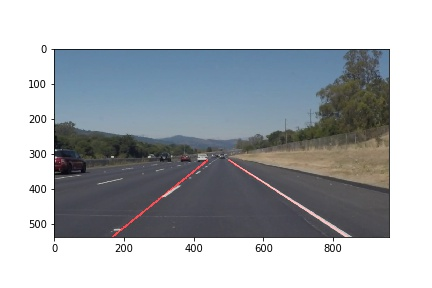
#> input picture solidWhiteRight.jpg, 432 x 288 px, given as the content of the folder test_images, which was not available
$ python driver_program.py
#> lines starting #> are read from the running program, lines starting #| are printed output that depends on the picture; after the words box and inside, x2 and y2 are one past the last pixel; in counts of white or black regions, pixels touching at a corner belong together; pictures that were not available may be replaced by others from this repository, and a replacement may not be noted
### detect_lane.py
import numpy as np
import cv2
from draw_line import Line


def region_of_interest(img, vertices):
    """
    Applies an image mask.
    Only keeps the region of the image defined by the polygon
    formed from `vertices`. The rest of the image is set to black.
    """

    # defining a blank mask to start with
    mask = np.zeros_like(img)

    # defining a 3 channel or 1 channel color to fill the mask with depending on the input image
    if len(img.shape) > 2:
        channel_count = img.shape[2]  # i.e. 3 or 4 depending on your image
        ignore_mask_color = (255,) * channel_count
    else:
        ignore_mask_color = 255

    # filling pixels inside the polygon defined by "vertices" with the fill color
    cv2.fillPoly(mask, vertices, ignore_mask_color)

    # returning the image only where mask pixels are nonzero
    masked_image = cv2.bitwise_and(img, mask)

    return masked_image, mask


def hough_lines_detection(img, rho, theta, threshold, min_line_len, max_line_gap):
    """
    `img` should be the output of a Canny transform.
    """
    lines = cv2.HoughLinesP(img, rho, theta, threshold, np.array([]), minLineLength=min_line_len,
                            maxLineGap=max_line_gap)
    return lines


def weighted_img(img, initial_img, α=0.8, β=1., λ=0.):
    """
    Returns resulting blend image computed as follows:
    initial_img * α + img * β + λ
    """
    img = np.uint8(img)
    if len(img.shape) is 2:
        img = np.dstack((img, np.zeros_like(img), np.zeros_like(img)))

    return cv2.addWeighted(initial_img, α, img, β, λ)


def compute_lane_from_candidates(line_candidates, img_shape):
    """
    Compute lines that approximate the position of both road lanes.
    :param line_candidates: lines from hough transform
    :param img_shape: shape of image to which hough transform was applied
    :return: lines that approximate left and right lane position
    """

    # separate candidate lines according to their slope
    pos_lines = [l for l in line_candidates if l.slope > 0]
    neg_lines = [l for l in line_candidates if l.slope < 0]

    # interpolate biases and slopes to compute equation of line that approximates left lane
    # median is employed to filter outliers
    neg_bias = np.median([l.bias for l in neg_lines]).astype(int)
    neg_slope = np.median([l.slope for l in neg_lines])
    x1, y1 = 0, neg_bias
    x2, y2 = -np.int32(np.round(neg_bias / neg_slope)), 0
    left_lane = Line(x1, y1, x2, y2)

    # interpolate biases and slopes to compute equation of line that approximates right lane
    # median is employed to filter outliers
    lane_right_bias = np.median([l.bias for l in pos_lines]).astype(int)
    lane_right_slope = np.median([l.slope for l in pos_lines])
    x1, y1 = 0, lane_right_bias
    x2, y2 = np.int32(np.round((img_shape[0] - lane_right_bias) / lane_right_slope)), img_shape[0]
    right_lane = Line(x1, y1, x2, y2)

    return left_lane, right_lane


def get_lane_lines(color_image, solid_lines=True):
    """
    This function take as input a color road frame and tries to infer the lane lines in the image.
    :param color_image: input frame
    :param solid_lines: if True, only selected lane lines are returned. If False, all candidate lines are returned.
    :return: list of (candidate) lane lines.
    """
    # resize to 960 x 540
    color_image = cv2.resize(color_image, (960, 540))

    # convert to grayscale
    img_gray = cv2.cvtColor(color_image, cv2.COLOR_BGR2GRAY)

    # perform gaussian blur
    img_blur = cv2.GaussianBlur(img_gray, (17, 17), 0)

    # perform edge detection
    img_edge = cv2.Canny(img_blur, threshold1=50, threshold2=80)

    # perform hough transform
    detected_lines = hough_lines_detection(img=img_edge,
                                           rho=2,
                                           theta=np.pi / 180,
                                           threshold=1,
                                           min_line_len=15,
                                           max_line_gap=5)

    # convert (x1, y1, x2, y2) tuples into Lines
    detected_lines = [Line(l[0][0], l[0][1], l[0][2], l[0][3]) for l in detected_lines]

    # if 'solid_lines' infer the two lane lines
    if solid_lines:
        candidate_lines = []
        for line in detected_lines:
                # consider only lines with slope between 30 and 60 degrees
                if 0.5 <= np.abs(line.slope) <= 2:
                    candidate_lines.append(line)
        # interpolate lines candidates to find both lanes
        lane_lines = compute_lane_from_candidates(candidate_lines, img_gray.shape)
    else:
        # if not solid_lines, just return the hough transform output
        lane_lines = detected_lines

    return lane_lines


def smoothen_over_time(lane_lines):
    """
    Smooth the lane line inference over a window of frames and returns the average lines.
    """

    avg_line_lt = np.zeros((len(lane_lines), 4))
    avg_line_rt = np.zeros((len(lane_lines), 4))

    for t in range(0, len(lane_lines)):
        avg_line_lt[t] += lane_lines[t][0].get_coords()
        avg_line_rt[t] += lane_lines[t][1].get_coords()

    return Line(*np.mean(avg_line_lt, axis=0)), Line(*np.mean(avg_line_rt, axis=0))


def color_frame_pipeline(frames, solid_lines=True, temporal_smoothing=True):
    """
    Entry point for lane detection pipeline. Takes as input a list of frames (RGB) and returns an image (RGB)
    with overlaid the inferred road lanes. Eventually, len(frames)==1 in the case of a single image.
    """
#> called with solid_lines = True, temporal_smoothing = True
    is_videoclip = len(frames) > 0
#> is_videoclip = True

    img_h, img_w = frames[0].shape[0], frames[0].shape[1]
#> img_h = 288; img_w = 432

    lane_lines = []
    for t in range(0, len(frames)):
        inferred_lanes = get_lane_lines(color_image=frames[t], solid_lines=solid_lines)
        lane_lines.append(inferred_lanes)
#> this loop made 1 pass
#> pass 1, in get_lane_lines, `color_image = cv2.resize(color_image, (960, 540))`:
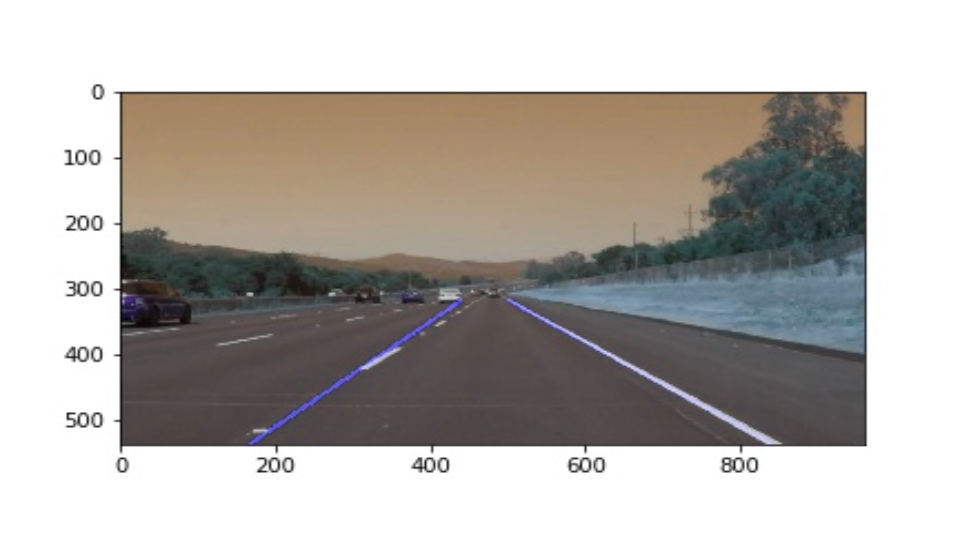
#> color_image: shape (540, 960, 3); mean of channels 0, 1, 2 172.9, 177.2, 181.5; drawn as B, G, R
#> pass 1, in get_lane_lines, `img_gray = cv2.cvtColor(color_image, cv2.COLOR_BGR2GRAY)`:
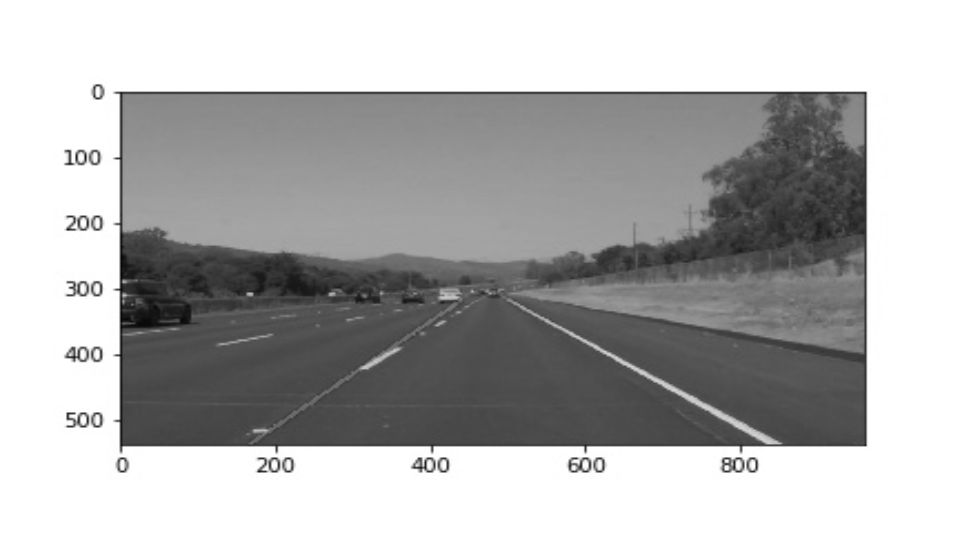
#> img_gray: shape (540, 960); min 5, max 255, mean 178
#> pass 1, in get_lane_lines, `img_blur = cv2.GaussianBlur(img_gray, (17, 17), 0)`:
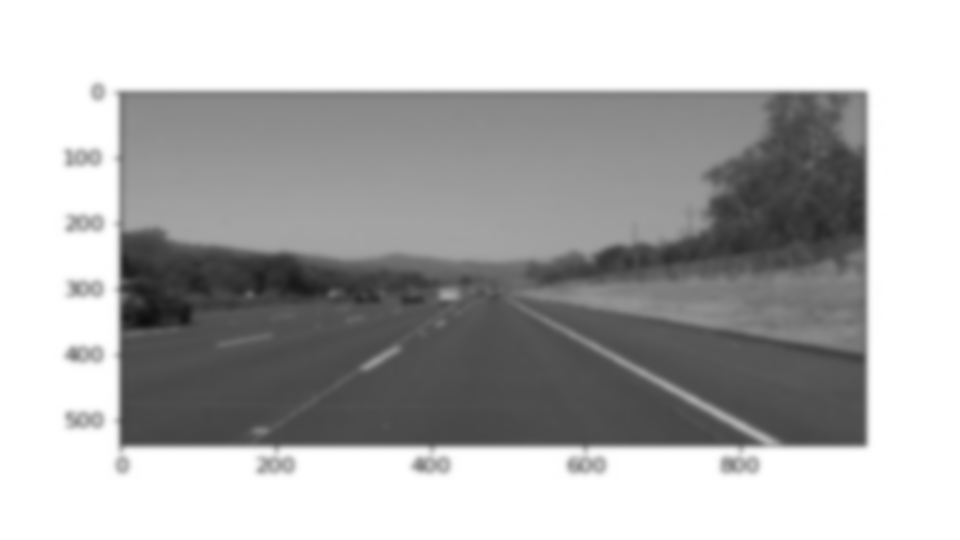
#> img_blur: shape (540, 960); min 14, max 255, mean 178
#> pass 1, in get_lane_lines, `img_edge = cv2.Canny(img_blur, threshold1=50, threshold2=80)`:
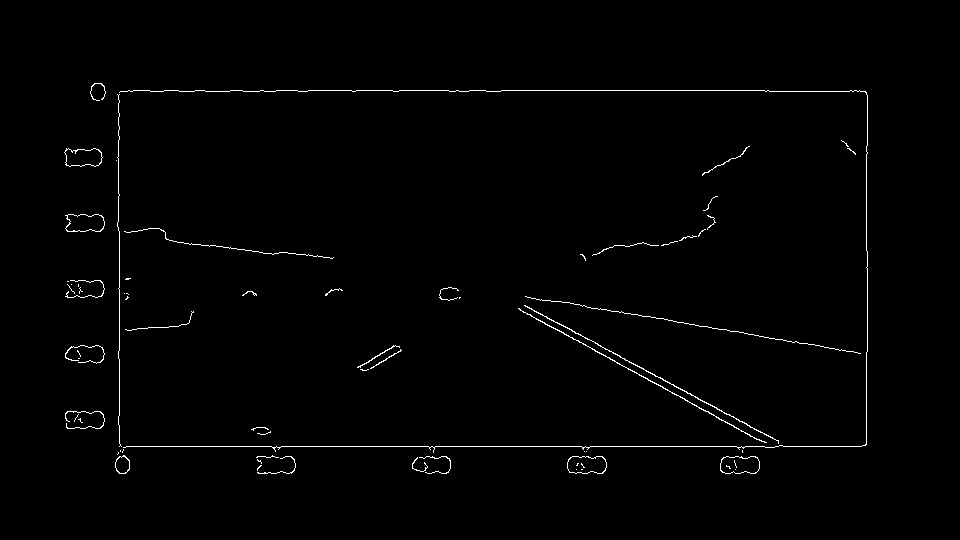
#> img_edge: shape (540, 960); 1% white in thin lines or dots, all inside (x1, y1, x2, y2) = (64, 83, 868, 474)
#> after the loop, lane_lines = 1 item

    if temporal_smoothing and solid_lines:
        lane_lines = smoothen_over_time(lane_lines)
#> in smoothen_over_time, `avg_line_lt = np.zeros((len(lane_lines), 4))`: avg_line_lt = [[0, 0, 0, 0]]
#> the loop in smoothen_over_time, `for t in range(0, len(lane_lines)):` made 1 pass
#> after the loop in smoothen_over_time, `for t in range(0, len(lane_lines)):`: avg_line_lt = [[0, 574, 991, 0]]; avg_line_rt = [[0, 26, 964, 540]]
    else:
        lane_lines = lane_lines[0]

    # prepare empty mask on which lines are drawn
    line_img = np.zeros(shape=(img_h, img_w))

    # draw lanes found
    for lane in lane_lines:
        lane.draw(line_img)
#> this loop made 2 passes
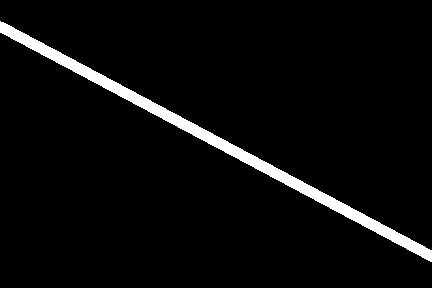
#> line_img: shape (288, 432) float64; 4.2% white; 1 white region, box (x1, y1, x2, y2) and area: (0, 21, 432, 262) 5244

    # keep only region of interest by masking
    vertices = np.array([[(50, img_h),
                          (450, 310),
                          (490, 310),
                          (img_w - 50, img_h)]],
                        dtype=np.int32)
    img_masked, _ = region_of_interest(line_img, vertices)
#> in region_of_interest, `cv2.fillPoly(mask, vertices, ignore_mask_color)`: mask: shape (288, 432) float64; every value is 0

    # make blend on color image
    img_color = frames[-1] if is_videoclip else frames[0]
    img_blend = weighted_img(img_masked, img_color, α=0.8, β=1., λ=0.)
#> in weighted_img, `img = np.uint8(img)`: img: shape (288, 432); every value is 0
#> in weighted_img, `img = np.dstack((img, np.zeros_like(img), np.zeros_like(img)))`: img: shape (288, 432, 3); every value is 0
#> in weighted_img, `return cv2.addWeighted(initial_img, α, img, β, λ)`:
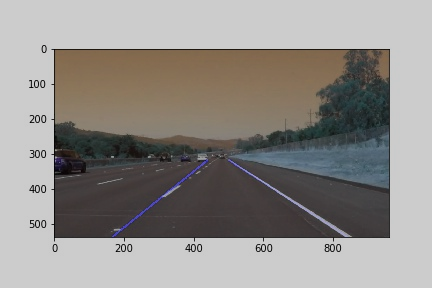
#> returned value: shape (288, 432, 3); mean of channels 0, 1, 2 138.3, 141.8, 145.3; drawn as B, G, R

    return img_blend

### draw_line.py
import numpy as np
import cv2


class Line:
    """
    A Line is defined from two points (x1, y1) and (x2, y2) as follows:
    y - y1 = (y2 - y1) / (x2 - x1) * (x - x1)
    Each line has its own slope and intercept (bias).
    """
    def __init__(self, x1, y1, x2, y2):

        self.x1 = np.float32(x1)
        self.y1 = np.float32(y1)
        self.x2 = np.float32(x2)
        self.y2 = np.float32(y2)

        self.slope = self.compute_slope()
        self.bias = self.compute_bias()

    def compute_slope(self):
        return (self.y2 - self.y1) / (self.x2 - self.x1 + np.finfo(float).eps)

    def compute_bias(self):
        return self.y1 - self.slope * self.x1

    def get_coords(self):
        return np.array([self.x1, self.y1, self.x2, self.y2])

    # [5 lines left out: function set_coords, not called in this run]

    def draw(self, img, color=[255, 0, 0], thickness=10):
        cv2.line(img, (self.x1, self.y1), (self.x2, self.y2), color, thickness)

### driver_program.py
import matplotlib.pyplot as plt
import cv2
import os
from os.path import join, basename
from collections import deque
from detect_lane import color_frame_pipeline

if __name__ == '__main__':

    height_of_image = 540
    width_of_image = 960

    verbose_flag = True
    if verbose_flag:
        plt.ion()
        figure_manager = plt.get_current_fig_manager()
        figure_manager.window.showMaximized()


    # test on images
    test_images_dir = 'test_images'
    test_images = [join(test_images_dir, name) for name in os.listdir(test_images_dir)]

    for test_img in test_images:

        print('Processing image: {}'.format(test_img))

        out_path = join('out', 'images', basename(test_img))
        in_image = cv2.cvtColor(cv2.imread(test_img, cv2.IMREAD_COLOR), cv2.COLOR_BGR2RGB)
        out_image = color_frame_pipeline([in_image], solid_lines=True)
        cv2.imwrite(out_path, cv2.cvtColor(out_image, cv2.COLOR_RGB2BGR))
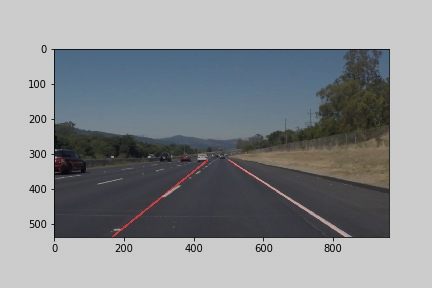
#> saved as solidWhiteRight.jpg: shape (288, 432, 3); mean B, G, R 145.3, 141.8, 138.3
        if verbose_flag:
            plt.imshow(out_image)
            plt.waitforbuttonpress()
    plt.close('all')

    # test on videos
    test_videos_dir = 'test_videos'
    test_videos = [join(test_videos_dir, name) for name in os.listdir(test_videos_dir)]

    for test_video in test_videos:

        print('Processing video: {}'.format(test_video))

        cap = cv2.VideoCapture(test_video)
        out = cv2.VideoWriter(join('out', 'videos', basename(test_video)),
                              fourcc=cv2.VideoWriter_fourcc(*'DIVX'),
                              fps=20.0, frameSize=(width_of_image, height_of_image))

        frame_buffer = deque(maxlen=10)
        while cap.isOpened():
            ret, color_frame = cap.read()
#> color_frame is the input picture: shape (288, 432, 3); mean B, G, R 181.6, 177.3, 172.9
            if ret:
                color_frame = cv2.cvtColor(color_frame, cv2.COLOR_BGR2RGB)
#> (the run stopped early here; a loop or call above may not have finished)

$ run again, on solidYellowCurve2.jpg
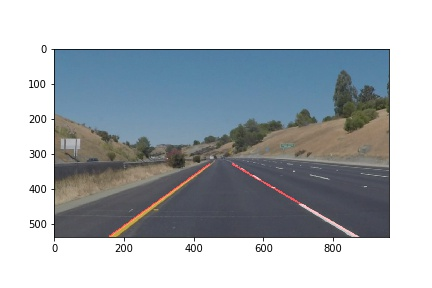
#> input picture solidYellowCurve2.jpg, 432 x 288 px, given as the content of the folder test_images, which was not available
#> is_videoclip = True
#> the loop in color_frame_pipeline, `for t in range(0, len(frames)):` made 1 pass
#> pass 1, in get_lane_lines, `img_edge = cv2.Canny(img_blur, threshold1=50, threshold2=80)`:
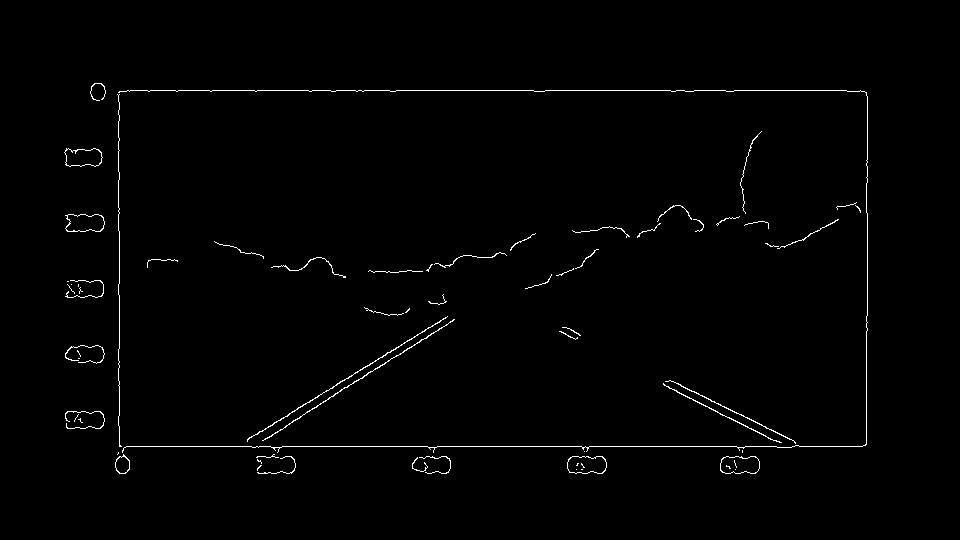
#> img_edge: shape (540, 960); 1% white in thin lines or dots, all inside (x1, y1, x2, y2) = (64, 83, 868, 474)
#> after the loop in color_frame_pipeline, `for t in range(0, len(frames)):`: lane_lines = 1 item
#> in smoothen_over_time, `avg_line_lt = np.zeros((len(lane_lines), 4))`: avg_line_lt = [[0, 0, 0, 0]]
#> the loop in smoothen_over_time, `for t in range(0, len(lane_lines)):` made 1 pass
#> after the loop in smoothen_over_time, `for t in range(0, len(lane_lines)):`: avg_line_lt = [[0, 616, 937, 0]]; avg_line_rt = [[0, 44, 930, 540]]
#> the loop in color_frame_pipeline, `for lane in lane_lines:` made 2 passes
#> mask: shape (288, 432) float64; every value is 0
#> `cv2.imwrite(out_path, cv2.cvtColor(out_image, cv2.COLOR_RGB2BGR))`:
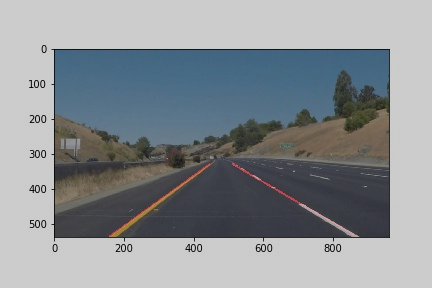
#> saved as solidYellowCurve2.jpg: shape (288, 432, 3); mean B, G, R 147.8, 143.7, 138.5
#> color_frame is the input picture: shape (288, 432, 3); mean B, G, R 184.8, 179.7, 173.1
